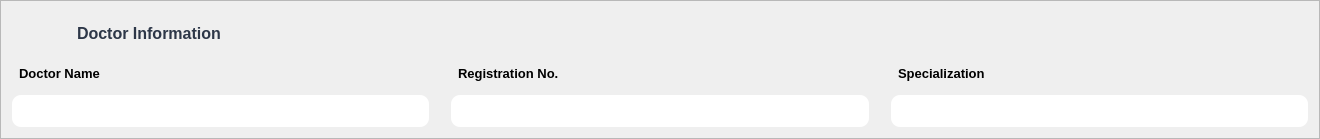
     <widget class="QFrame" name="doctor_info">
      <property name="minimumSize">
       <size>
        <width>1320</width>
        <height>135</height>
       </size>
      </property>
      <property name="styleSheet">
       <string notr="true">
#doctor_info{
/*padding: 10px;*/
border-radius: 15px;
background-color: #f9fafb;
}




</string>
      </property>
      <property name="frameShape">
       <enum>QFrame::StyledPanel</enum>
      </property>
      <property name="frameShadow">
       <enum>QFrame::Raised</enum>
      </property>
      <layout class="QVBoxLayout" name="verticalLayout_3">
       <item>
        <widget class="QFrame" name="frame_3">
         <property name="minimumSize">
          <size>
           <width>120</width>
           <height>20</height>
          </size>
         </property>
         <property name="maximumSize">
          <size>
           <width>16777215</width>
           <height>42</height>
          </size>
         </property>
         <property name="styleSheet">
          <string notr="true">border: none;
background-color: none;</string>
         </property>
         <property name="frameShape">
          <enum>QFrame::StyledPanel</enum>
         </property>
         <property name="frameShadow">
          <enum>QFrame::Raised</enum>
         </property>
         <layout class="QHBoxLayout" name="horizontalLayout_4">
          <item>
           <widget class="QLabel" name="label_5">
            <property name="minimumSize">
             <size>
              <width>50</width>
              <height>25</height>
             </size>
            </property>
            <property name="maximumSize">
             <size>
              <width>50</width>
              <height>30</height>
             </size>
            </property>
            <property name="styleSheet">
             <string notr="true">border: none;</string>
            </property>
            <property name="text">
             <string/>
            </property>
            <property name="pixmap">
             <pixmap resource="../static.qrc">:/logo/images/doctor_male_40px.png</pixmap>
            </property>
            <property name="scaledContents">
             <bool>true</bool>
            </property>
           </widget>
          </item>
          <item>
           <widget class="QLabel" name="label_9">
            <property name="font">
             <font>
              <pointsize>12</pointsize>
              <bold>true</bold>
             </font>
            </property>
            <property name="styleSheet">
             <string notr="true">border: none;
                font-size: 1.125em; /* text-lg */
              font-weight: 700;   /* font-semibold */
                color: #2d3748;  /*text-gray-800 */</string>
            </property>
            <property name="text">
             <string>Doctor Information</string>
            </property>
           </widget>
          </item>
         </layout>
        </widget>
       </item>
       <item>
        <layout class="QGridLayout" name="gridLayout">
         <property name="horizontalSpacing">
          <number>22</number>
         </property>
         <property name="verticalSpacing">
          <number>8</number>
         </property>
         <item row="1" column="0">
          <widget class="QLineEdit" name="doc_name">
           <property name="styleSheet">
            <string notr="true">QLineEdit{
background-color: rgb(255, 255, 255);
border-radius: 9px;
padding: 8px;
color: black;
}</string>
           </property>
          </widget>
         </item>
         <item row="0" column="0">
          <widget class="QLabel" name="label_6">
           <property name="minimumSize">
            <size>
             <width>0</width>
             <height>27</height>
            </size>
           </property>
           <property name="maximumSize">
            <size>
             <width>16777215</width>
             <height>33</height>
            </size>
           </property>
           <property name="font">
            <font>
             <pointsize>10</pointsize>
             <bold>true</bold>
            </font>
           </property>
           <property name="styleSheet">
            <string notr="true">
border: none;
padding: 4px;</string>
           </property>
           <property name="text">
            <string>Doctor Name</string>
           </property>
          </widget>
         </item>
         <item row="1" column="1">
          <widget class="QLineEdit" name="reg_no">
           <property name="styleSheet">
            <string notr="true">QLineEdit{
background-color: rgb(255, 255, 255);
border-radius: 9px;
padding: 8px;
color: black;
}</string>
           </property>
          </widget>
         </item>
         <item row="0" column="1">
          <widget class="QLabel" name="label_7">
           <property name="minimumSize">
            <size>
             <width>0</width>
             <height>27</height>
            </size>
           </property>
           <property name="maximumSize">
            <size>
             <width>16777215</width>
             <height>33</height>
            </size>
           </property>
           <property name="font">
            <font>
             <pointsize>10</pointsize>
             <bold>true</bold>
            </font>
           </property>
           <property name="styleSheet">
            <string notr="true">
border: none;
padding: 4px;</string>
           </property>
           <property name="text">
            <string>Registration No.</string>
           </property>
          </widget>
         </item>
         <item row="1" column="2">
          <widget class="QLineEdit" name="specialization">
           <property name="styleSheet">
            <string notr="true">QLineEdit{
background-color: rgb(255, 255, 255);
border-radius: 9px;
padding: 8px;
color: black;
}</string>
           </property>
          </widget>
         </item>
         <item row="0" column="2">
          <widget class="QLabel" name="label_8">
           <property name="minimumSize">
            <size>
             <width>0</width>
             <height>27</height>
            </size>
           </property>
           <property name="maximumSize">
            <size>
             <width>16777215</width>
             <height>33</height>
            </size>
           </property>
           <property name="font">
            <font>
             <pointsize>10</pointsize>
             <bold>true</bold>
            </font>
           </property>
           <property name="styleSheet">
            <string notr="true">
border: none;
padding: 4px;</string>
           </property>
           <property name="text">
            <string>Specialization</string>
           </property>
          </widget>
         </item>
        </layout>
       </item>
      </layout>
     </widget>
